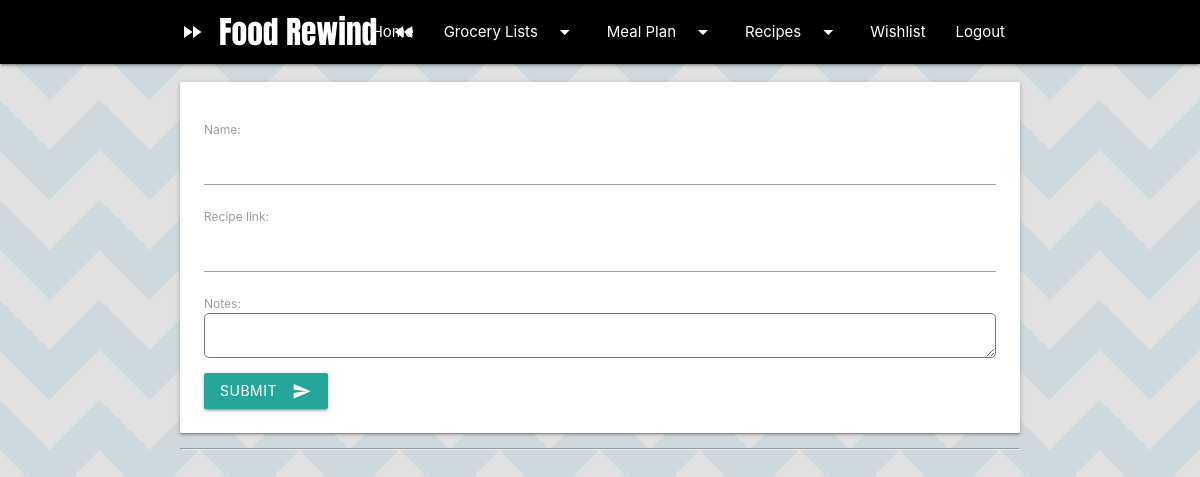
Before: /meals/wishlist (signed in) with the older database file.
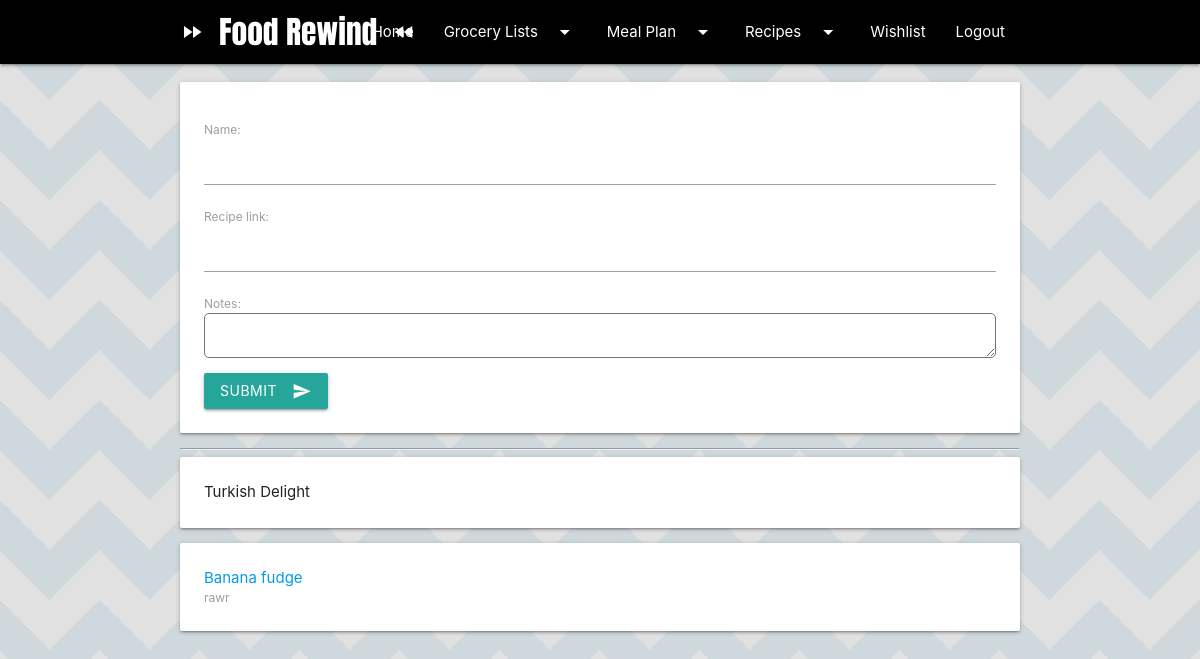
After: the same page with the newer database file.
### meal_plans/models.py (models this page shows)
class Wishlist(models.Model):
    user = models.ForeignKey(
        to=User,
        on_delete=models.CASCADE,
        related_name="wishlist"
    )
    name = models.CharField(max_length=255)
    recipe_link = models.URLField(blank=True, null=True)
    notes = models.TextField(blank=True, null=True)
    created_on = models.DateTimeField(auto_now_add=True)

### meal_plans/views.py (the view, shortened to what this page needs)
# urls.py: path('wishlist', WishlistListCreateView.as_view(), name="wishlist")
class WishlistListCreateView(CreateView):
    model = Wishlist
    form_class = WishlistForm
    template_name = "meal_plans/wishlist.html"
    success_url = "/meals/wishlist"
    def get_context_data(self, **kwargs):
        kwargs['object_list'] = Wishlist.objects.order_by('created_on')
        return super(WishlistListCreateView, self).get_context_data(**kwargs)

### meal_plans/forms.py
class WishlistForm(ModelForm):
    class Meta:
        model = Wishlist
        exclude = ('user','created_on',)

### meal_plans/templates/meal_plans/wishlist.html (shortened to what this page needs)
{% extends 'meal_plans/base.html' %}
{% block content %}
<form method="POST" class="card-panel">
    {{form.as_p}}
    <button class="btn waves-effect waves-light" type="submit" name="action">Submit
      <i class="material-icons right">send</i>
    </button>
</form>
<hr>
{% for item in object_list %}
<div class="card-panel">
    {% if item.recipe_link %}
    <a href="{{item.recipe_link}}" target="_blank">{{item.name}}</a>
    {% else %}
    {{item.name}}
    {% endif %}
    <br>
    <label>{{item.notes}}</label>
</div>
{% endfor %}
{% endblock %}

Changed rows visible on the page:
added Wishlist: name "Turkish Delight"
added Wishlist: name "Banana fudge", notes "rawr"
